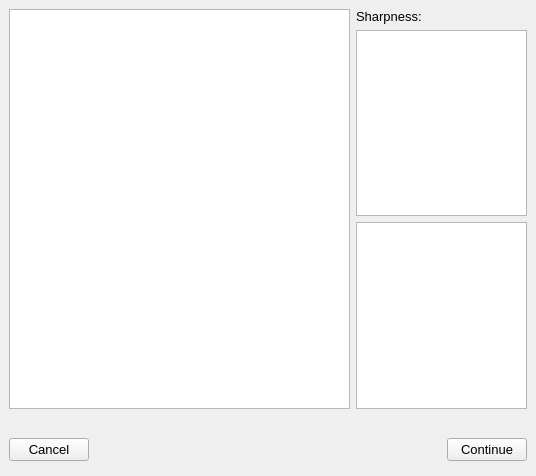
                 <widget class="QWidget" name="focusStep1">
                  <layout class="QVBoxLayout" name="verticalLayout_13">
                   <property name="leftMargin">
                    <number>0</number>
                   </property>
                   <property name="topMargin">
                    <number>0</number>
                   </property>
                   <property name="rightMargin">
                    <number>0</number>
                   </property>
                   <property name="bottomMargin">
                    <number>0</number>
                   </property>
                   <item>
                    <widget class="QWidget" name="focusStep1Main" native="true">
                     <property name="sizePolicy">
                      <sizepolicy hsizetype="Preferred" vsizetype="Preferred">
                       <horstretch>0</horstretch>
                       <verstretch>8</verstretch>
                      </sizepolicy>
                     </property>
                     <layout class="QGridLayout" name="gridLayout_8">
                      <item row="0" column="0">
                       <widget class="QGraphicsView" name="focusView">
                        <property name="sizePolicy">
                         <sizepolicy hsizetype="Expanding" vsizetype="Expanding">
                          <horstretch>2</horstretch>
                          <verstretch>0</verstretch>
                         </sizepolicy>
                        </property>
                       </widget>
                      </item>
                      <item row="0" column="1">
                       <widget class="QWidget" name="focusStep1Zooms" native="true">
                        <property name="sizePolicy">
                         <sizepolicy hsizetype="Preferred" vsizetype="Preferred">
                          <horstretch>1</horstretch>
                          <verstretch>0</verstretch>
                         </sizepolicy>
                        </property>
                        <layout class="QVBoxLayout" name="verticalLayout_15">
                         <property name="leftMargin">
                          <number>0</number>
                         </property>
                         <property name="topMargin">
                          <number>0</number>
                         </property>
                         <property name="rightMargin">
                          <number>0</number>
                         </property>
                         <property name="bottomMargin">
                          <number>0</number>
                         </property>
                         <item>
                          <widget class="QLabel" name="focusStep1Sharpness">
                           <property name="font">
                            <font>
                             <pointsize>10</pointsize>
                            </font>
                           </property>
                           <property name="text">
                            <string>Sharpness:</string>
                           </property>
                          </widget>
                         </item>
                         <item>
                          <widget class="QGraphicsView" name="focusStep1Zoom1View"/>
                         </item>
                         <item>
                          <widget class="QGraphicsView" name="focusStep1Zoom2View">
                           <property name="interactive">
                            <bool>false</bool>
                           </property>
                          </widget>
                         </item>
                        </layout>
                       </widget>
                      </item>
                     </layout>
                    </widget>
                   </item>
                   <item>
                    <widget class="QWidget" name="focusStep1Bar" native="true">
                     <property name="sizePolicy">
                      <sizepolicy hsizetype="Preferred" vsizetype="Preferred">
                       <horstretch>0</horstretch>
                       <verstretch>1</verstretch>
                      </sizepolicy>
                     </property>
                     <layout class="QHBoxLayout" name="horizontalLayout_10">
                      <item>
                       <widget class="QPushButton" name="focusCancelButton">
                        <property name="font">
                         <font>
                          <pointsize>10</pointsize>
                         </font>
                        </property>
                        <property name="text">
                         <string>Cancel</string>
                        </property>
                       </widget>
                      </item>
                      <item>
                       <spacer name="horizontalSpacer_9">
                        <property name="orientation">
                         <enum>Qt::Horizontal</enum>
                        </property>
                        <property name="sizeHint" stdset="0">
                         <size>
                          <width>296</width>
                          <height>20</height>
                         </size>
                        </property>
                       </spacer>
                      </item>
                      <item>
                       <widget class="QPushButton" name="focusContinueButton">
                        <property name="sizePolicy">
                         <sizepolicy hsizetype="Minimum" vsizetype="Fixed">
                          <horstretch>0</horstretch>
                          <verstretch>0</verstretch>
                         </sizepolicy>
                        </property>
                        <property name="font">
                         <font>
                          <pointsize>10</pointsize>
                         </font>
                        </property>
                        <property name="text">
                         <string>Continue</string>
                        </property>
                       </widget>
                      </item>
                     </layout>
                    </widget>
                   </item>
                  </layout>
                 </widget>
